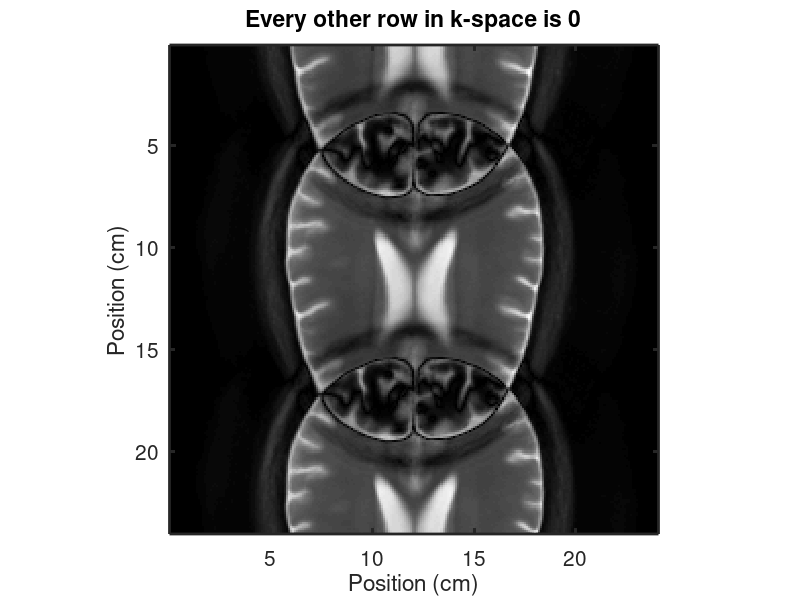
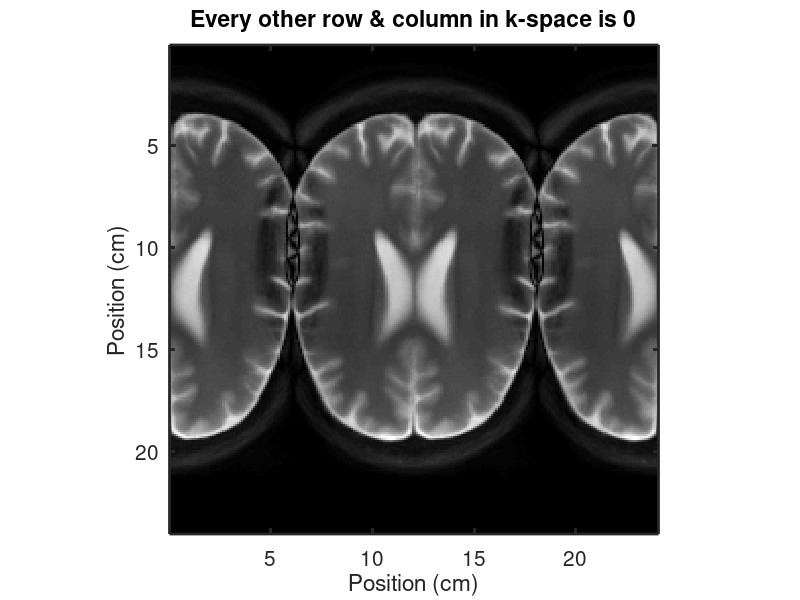
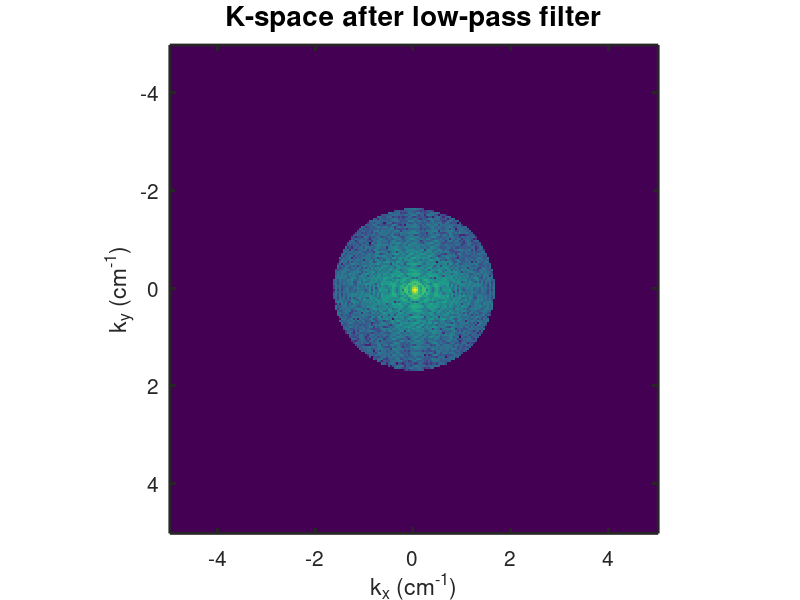
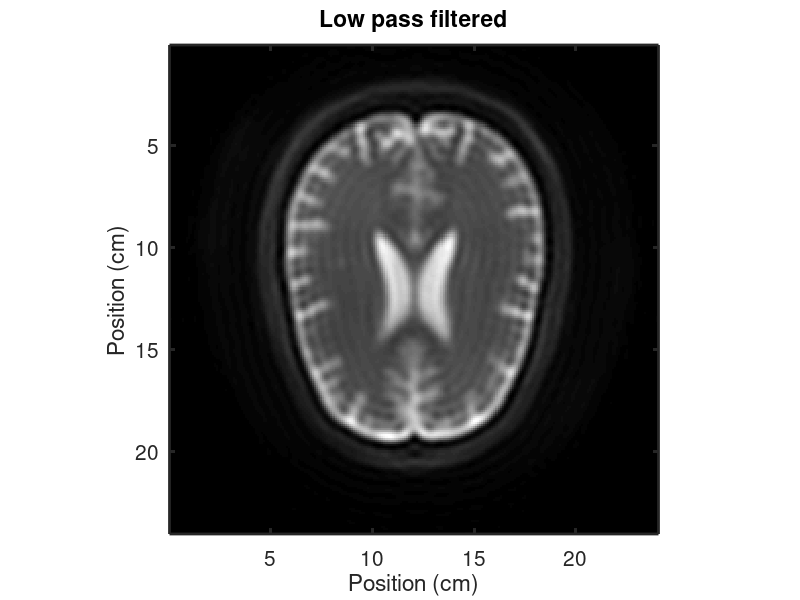

The MATLAB script that drew these images, in order:
%% HW04 begins
%% Initializing
clear all;
close all;
clc;
load matlab_monday_04.mat
res_x = 1; % mm
res_y = 1; % mm

%% Question 1
% Q1 (a)

% Get K-space
[sy,sx] = size(kspace);
kx = (1/(sx/10))*((1:sx)-sx/2);
ky = kx;

% Put every other row in K space as 0;
kspace1 = kspace;
kspace1(1 : 2 : end, :) = 0;
image = abs((ifft2(kspace1)));
figure(1)
imagesc((1:sx)/10, (1:sy)/10, image); axis image; colormap gray
xlabel('Position (cm)', 'FontSize', 20)
ylabel('Position (cm)', 'FontSize', 20)
title('Every other row in k-space is 0','FontSize', 20)
set(gca,'FontSize', 15, 'LineWidth', 2)
saveas(1, 'Figure1', 'png');

% Put every other column as 0;
kspace2 = kspace;
kspace2(:, 1 : 2 : end) = 0;
image = abs((ifft2(kspace2)));
figure(2)
imagesc((1:sx)/10, (1:sy)/10, image); axis image; colormap gray
xlabel('Position (cm)', 'FontSize', 20)
ylabel('Position (cm)', 'FontSize', 20)
title('Every other row & column in k-space is 0', 'FontSize', 20)
set(gca,'FontSize', 15, 'LineWidth', 2)
saveas(2, 'Figure2', 'png');

% Q1 (b) Here we establish a circular filter area with the radius of 40.

x = linspace(-sx/2, sx/2, 240);
y = linspace(-sy/2, sy/2, 240);
[X,Y] = meshgrid(x,y);
lpf = sqrt(X.^2+Y.^2);
for i = 1 : sy
    for j = 1 : sx
        if lpf(i, j) > 40
            lpf(i, j) = 0;
        else
            lpf(i, j) = 1;
        end
    end
end
imagesc((1:sx)/10, (1:sy)/10, lpf); axis image; colormap gray

kspace_l = kspace .* lpf;
figure(3)
imagesc(kx, ky, log10(abs(kspace_l))); axis image;
xlabel('k_x (cm^-^1)', 'FontSize', 20)
ylabel('k_y (cm^-^1)', 'FontSize', 20)
set(gca,'FontSize', 15, 'LineWidth', 2)
title('K-space after low-pass filter', 'FontSize', 20)
saveas(3, 'Figure3', 'png');

image = abs((ifft2(kspace_l)));
figure(4)
imagesc((1:sx)/10, (1:sy)/10, image); axis image; colormap gray
xlabel('Position (cm)', 'FontSize', 20)
ylabel('Position (cm)', 'FontSize', 20)
title('Low pass filtered', 'FontSize', 20)
set(gca,'FontSize', 15, 'LineWidth', 2)
saveas(4, 'Figure4', 'png');

% Q1 (c) The same circular filter area but value inversed.

x = linspace(-sx/2, sx/2, 240);
y = linspace(-sy/2, sy/2, 240);
[X,Y] = meshgrid(x,y);
hpf = sqrt(X.^2+Y.^2);
for i = 1 : sy
    for j = 1 : sx
        if hpf(i, j) > 40
            hpf(i, j) = 1;
        else
            hpf(i, j) = 0;
        end
    end
end
imagesc((1:sx)/10, (1:sy)/10, hpf); axis image; colormap gray

kspace_h = kspace .* hpf;
figure(5)
imagesc(kx, ky, log10(abs(kspace_h))); axis image;
xlabel('k_x (cm^-^1)', 'FontSize', 20)
ylabel('k_y (cm^-^1)', 'FontSize', 20)
set(gca,'FontSize', 15, 'LineWidth', 2)
title('K-space after high-pass filter', 'FontSize', 20)
saveas(5, 'Figure5', 'png');

image = abs((ifft2(kspace_h)));
figure(6)
imagesc((1:sx)/10, (1:sy)/10, image); axis image; colormap gray
xlabel('Position (cm)', 'FontSize', 20)
ylabel('Position (cm)', 'FontSize', 20)
title('High pass filtered', 'FontSize', 20)
set(gca,'FontSize', 15, 'LineWidth', 2)
saveas(6, 'Figure6', 'png');

%% Question 2
